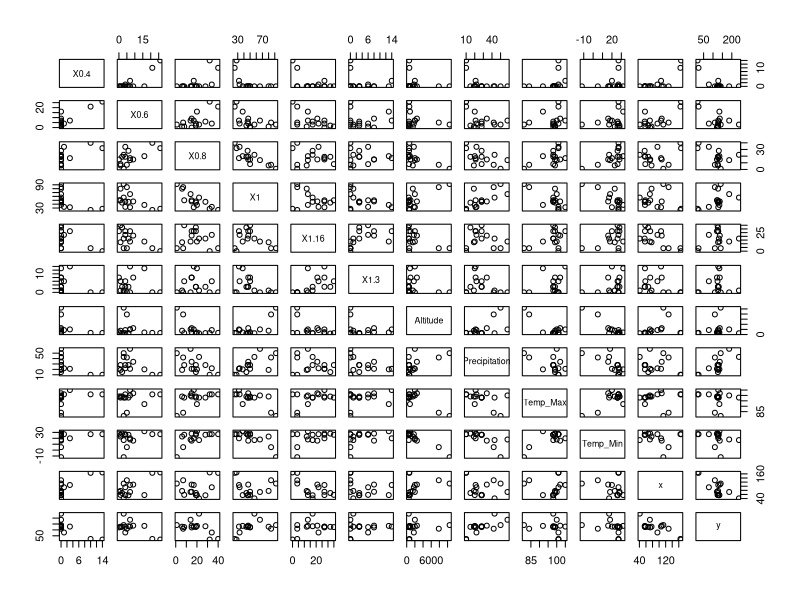
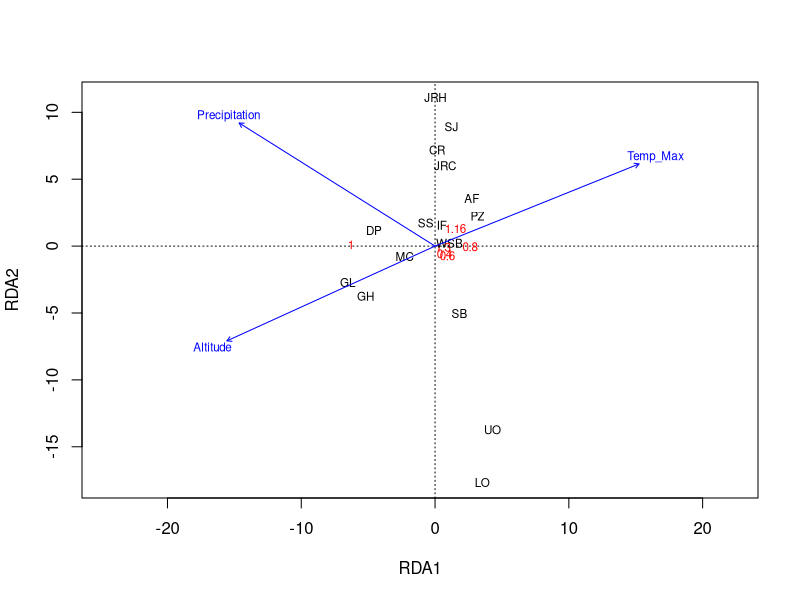
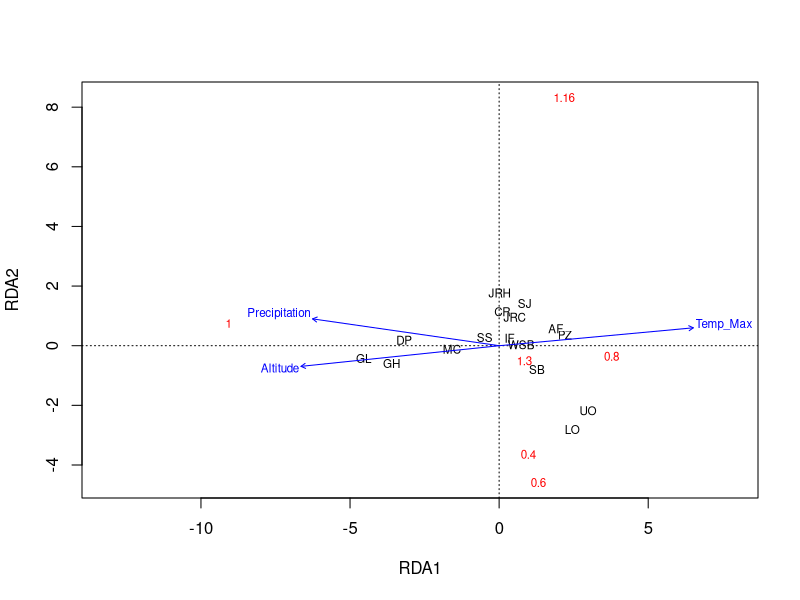
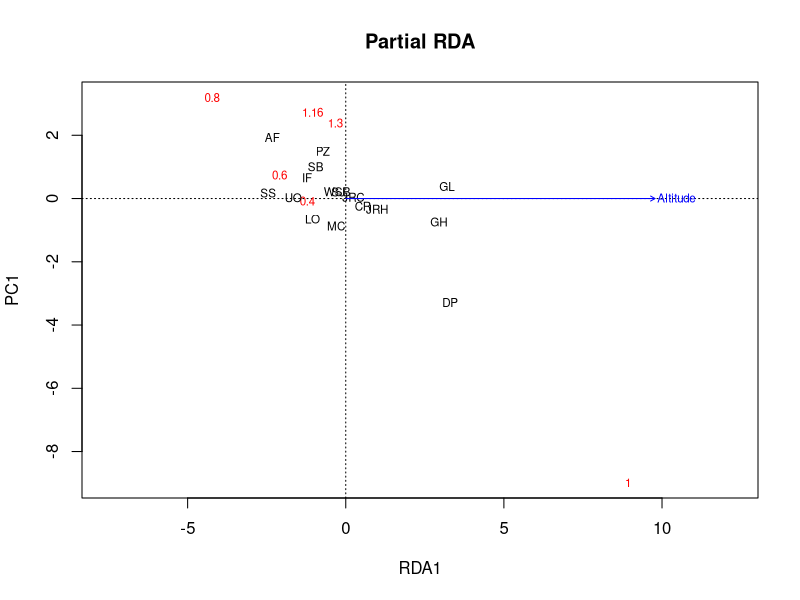
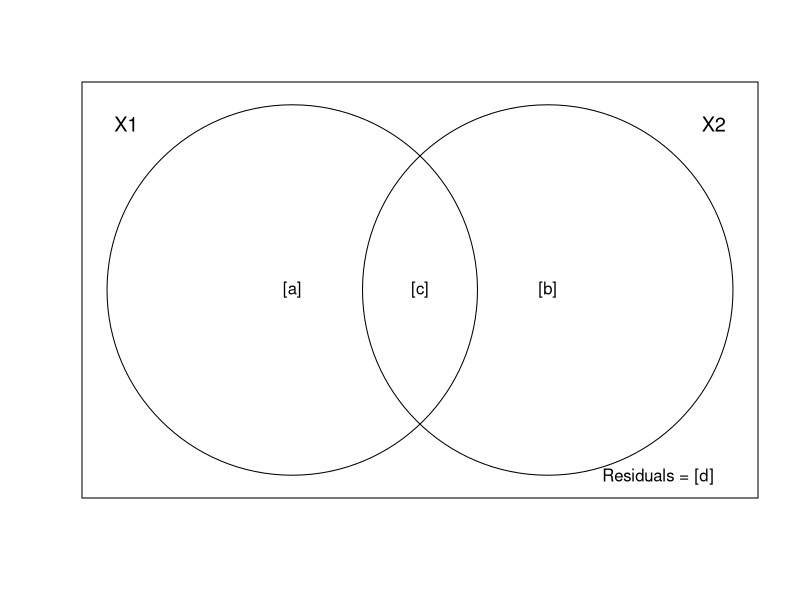

Write the R code that produced these figures, in order.
# ---
# title: "Анализ избыточности (Redundancy analysis, RDA)"
# subtitle: "Анализ и визуализация многомерных данных с использованием R"
# author: Марина Варфоломеева, Вадим Хайтов


# ### Пример: генетика бабочек _Euphydryas editha_ ####
#
# Частоты разных аллелей фосфоглюкоизомеразы и данные о факторах среды для 16 колоний бабочек _Euphydryas editha_ в Калифорнии и Орегоне (данные McKechnie et al., 1975)

# # Подготовка данных к RDA ####

library(ade4)
data(butterfly)
str(butterfly)

# ## Создадим переменные с более короткими названиями для удобства
gen <- butterfly$genet
head(gen, 1)
env_geo <- cbind(butterfly$envir, butterfly$xy)
head(env_geo, 1)

# ## Нужно ли стандартизовать зависимые переменные?
summary(gen)

# ## Линейны ли связи между переменными?
pairs(data.frame(gen, env_geo))


# ## Удаляем колинеарные предикторы

library(car)
vif(lm(gen$`0.4` ~ ., data = env_geo))
vif(lm(gen$`0.4` ~ . -Temp_Min, data = env_geo))

# ## RDA в vegan ####

library(vegan)
bf_rda <- rda(gen ~ Altitude + Precipitation + Temp_Max, data = env_geo)
summary(bf_rda)

# Обратите внимание на
# Структуру общей изменчивости
# Важность различных компонент
# Как распределяется изменчивость между осями
# Распределение изменчивости, потенциально объяснимой факторами

# ## Корреляции между откликами и предикторами ####
spenvcor(bf_rda)

# # Визуализация ординации #######################

# ## Триплот корреляций (scaling = 2): Какие переменные среды сильнее всего определяют сходство объектов? {.columns-2}
plot(bf_rda, scaling = 2)


# ## Триплот расстояний (scaling = 1): Насколько похожи друг на друга объекты? {.columns-2}
plot(bf_rda, scaling = 1)


# # Проверка значимости ординации ################

# ## Общий тест: Влияют ли факторы на зависимые переменные?
anova(bf_rda)


# ## Тест факторов, type I эффекты: Какие факторы влияют на зависимые переменные?
anova(bf_rda, by = "term")

# ## Тест факторов, type III эффекты: Какие факторы влияют на зависимые переменные?
anova(bf_rda, by = "mar")

# ## Тест значимости осей, ограниченных факторами: Вдоль какой из осей значимо меняется генетическая структура?
anova(bf_rda, by = "axis")


# # Выбор оптимальной модели ####################

m1 <- rda(gen ~ Altitude + Precipitation + Temp_Max, data = env_geo)
m0 <- rda(gen ~ 1, data = env_geo)

m <- ordistep(m0, scope = formula(m1), permutations = 99999)

m$anova


# # Частный анализ избыточности ##################

# ## Делаем частный RDA: зависимость генетической структуры от среды с учетом географического положения
bf_prda_1 <- rda(gen ~ Altitude + Condition(x + y), data = env_geo)
anova(bf_prda_1, permutations = 99999) ## Пермутационный тест

plot(bf_prda_1, main = "Partial RDA", scaling = 1)


# # Компоненты объясненной инерции ###############
showvarparts(2)

# ## Подбираем модели RDA, нужные для поиска компонентов инерции
# bf_prda_1 уже есть
bf_prda_2 <- rda(gen ~ x + y + Condition(Altitude), data = env_geo)
bf_rda_full <- rda(gen ~ x + y + Altitude, data = env_geo)

# ## Задание: Найдите компоненты инерции -----------------------
# По результатам трех RDA найдите всю потенциально объяснимую инерцию, а так же долю инерции, объясненную:
# - средой и географией в сумме (a + b + c)
# - средой, но не с географией (a)
# - географией, но не со средой (c)
# - совместно средой и географией (b) ???
# - а если выразить все (a, b, c) в процентах?
# В процентах от чего???


# # Задание для самостоятельной работы:
# Проанализируйте данные:
# - Зообентос рек Тасмании --- Grazing_Magierowski_et_al_2015.xls


# 1) полный RDA, значимость модели, предикторов, осей
# 2) оптимальная модель RDA
# 3) частный RDA среда + география
